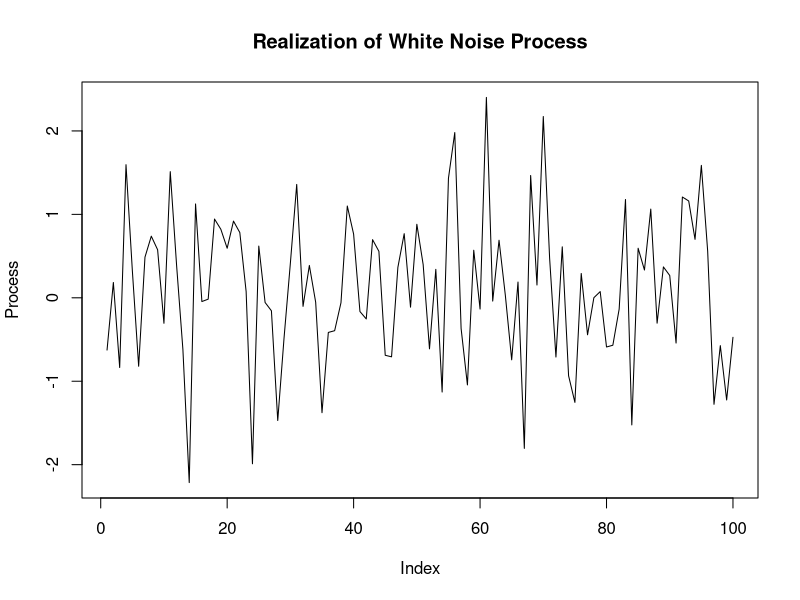

R code for this plot:
## ---- chunk 1
options(htmltools.dir.version = FALSE)
## ---- chunk 2
library(kableExtra)
kable(cbind(mtcars, mtcars)) %>%
  kable_styling() %>%
  scroll_box(width = "500px", height = "200px")
## ---- chunk 3
set.seed(1)
plot(rnorm(100), type="l", ylab="Process", main="Realization of White Noise Process")
